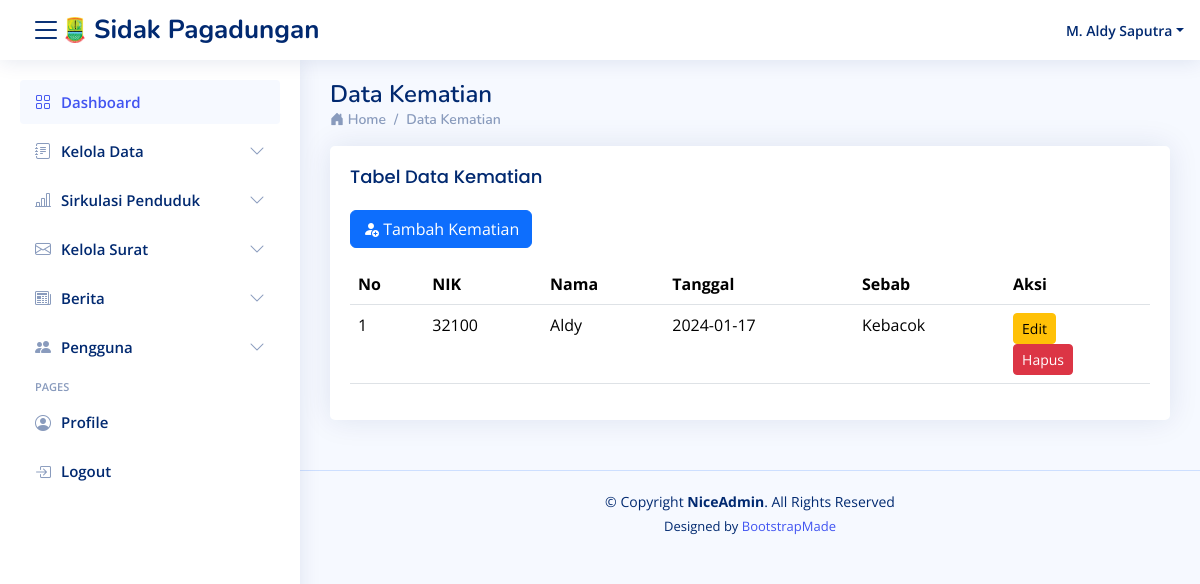
The page /pages/content/meninggal/meninggal (signed in) on the database its author committed.
### tables this page shows
CREATE TABLE `tbl_meninggal` (
  `id_meninggal` int(11) NOT NULL,
  `id_penduduk` int(11) NOT NULL,
  `tanggal_meninggal` date NOT NULL,
  `sebab` varchar(255) NOT NULL
);

CREATE TABLE `tbl_penduduk` (
  `id_penduduk` int(11) NOT NULL,
  `nik` int(11) NOT NULL,
  `nama` varchar(255) NOT NULL,
  `alamat` varchar(50) NOT NULL,
  `tanggal` date NOT NULL,
  `agama` varchar(20) NOT NULL,
  `jenis_kelamin` enum('Laki-laki','Perempuan','','') NOT NULL,
  `rt` varchar(50) NOT NULL,
  `rw` varchar(50) NOT NULL,
  `pekerjaan` varchar(50) NOT NULL,
  `status` enum('Sudah','Belum','Cerai Mati','Cerai Hidup') NOT NULL
);

### pages/content/meninggal/meninggal.php (the view, shortened to what this page needs)
<main id="main" class="main">
    <div class="pagetitle">
        <h1>Data Kematian</h1>
        <nav>
            <ol class="breadcrumb">
                <li class="breadcrumb-item"><i class="bi bi-house-door-fill"></i><a href="../dashboard/dashboard"> Home</a></li>
                <li class="breadcrumb-item">Data Kematian</li>
            </ol>
        </nav>
    </div>
    <section class="section">
        <div class="row">
            <div class="col-lg-12">
                <div class="card">
                    <div class="card-body">
                        <h5 class="card-title">Tabel Data Kematian</h5>
                        <p>
                            <a href="add_meninggal" class="btn btn-primary"><i class="bi bi-person-fill-add"></i> Tambah Kematian</a>
                        </p>
                        <div class="table-responsive">
                            <table class="table datatable">
                                <thead>
                                    <tr>
                                        <th>No</th>
                                        <th>NIK</th>
                                        <th>Nama</th>
                                        <th>Tanggal</th>
                                        <th>Sebab</th>
                                        <th>Aksi</th>
                                    </tr>
                                </thead>
                                <tbody>
                                    <?php
                                    require '../../../config/db.php';
                                    $meninggal = mysqli_query($db_connect, "SELECT * FROM tbl_meninggal
                                    JOIN tbl_penduduk ON tbl_meninggal.id_penduduk = tbl_penduduk.id_penduduk");
                                    $no = 1;
                                    while ($row = mysqli_fetch_assoc($meninggal)) {
                                        ?>
                                        <tr>
                                            <td><?= $no++; ?></td>
                                            <td><?= $row['nik']; ?></td>
                                            <td><?= $row['nama']; ?></td>
                                            <td><?= $row['tanggal_meninggal']; ?></td>
                                            <td><?= $row['sebab']; ?></td>
                                            <td>
                                                <a href="edit_meninggal?id=<?= $row['id_meninggal']; ?>" class="btn btn-warning btn-sm">Edit</a>
                                                <form method="POST" action="del_meninggal.php">
                                                    <button type="submit" class="btn btn-danger btn-sm" onclick="return confirm('Apakah Anda yakin ingin menghapus data kematian ini?')">
                                                        Hapus
                                                    </button>
                                                </form>
                                            </td>
                                        </tr>
                                    <?php } ?>
                                </tbody>
                            </table>
                        </div>
                    </div>
                </div>
            </div>
        </div>
    </section>
</main>

### assets/assets/css/style.css (style rules this page uses)
:root { scroll-behavior: smooth; }
body { font-family: "Open Sans", sans-serif; background: #f6f9ff; color: #444444; }
a { color: #4154f1; text-decoration: none; }
h1, h2, h3, h4, h5, h6 { font-family: "Nunito", sans-serif; }
#main { margin-top: 60px; padding: 20px 30px; transition: all 0.3s; }
.pagetitle { margin-bottom: 10px; }
.pagetitle h1 { font-size: 24px; margin-bottom: 0; font-weight: 600; color: #012970; }
.card { margin-bottom: 30px; border: none; border-radius: 5px; box-shadow: 0px 0 30px rgba(1, 41, 112, 0.1); }
.card-title { padding: 20px 0 15px 0; font-size: 18px; font-weight: 500; color: #012970; font-family: "Poppins", sans-serif; }
.card-body { padding: 0 20px 20px 20px; }
.breadcrumb { font-size: 14px; font-family: "Nunito", sans-serif; color: #899bbd; font-weight: 600; }
.breadcrumb a { color: #899bbd; transition: 0.3s; }
.breadcrumb .breadcrumb-item::before { color: #899bbd; }
@media (min-width: 1200px) { #main, #footer { margin-left: 300px; } }

### rows shown on the page
tbl_meninggal: id_penduduk.nik "32100", id_penduduk.nama "Aldy", tanggal_meninggal "2024-01-17", sebab "Kebacok"

### other values the page prints
$_SESSION['nama'] "M. Aldy Saputra"
